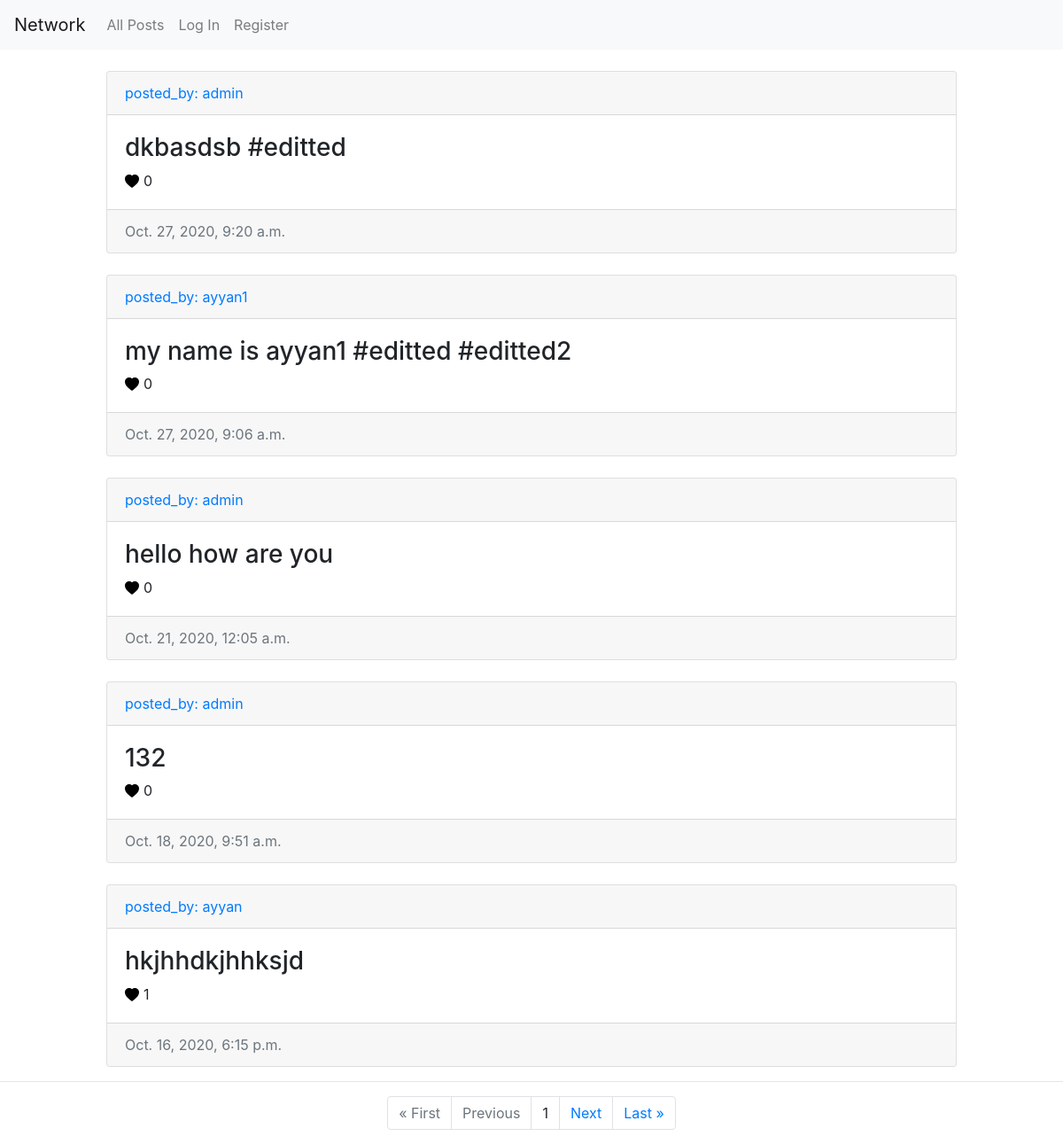
Page /all_posts on the committed database.
### network/models.py (models this page shows, shortened)
class Post(models.Model):
    user = models.ForeignKey(User,on_delete=models.CASCADE,related_name="posted_user")
    text = models.CharField(max_length=1000)
    timestamp = models.DateTimeField(auto_now_add=True)
    likes = models.ManyToManyField(User,related_name="likes",null=True)

class User(AbstractUser):
    pass

### network/views.py (the view)
# urls.py: path('all_posts',views.all_posts,name='all_posts'),
def all_posts(request):
    posts = Post.objects.all().order_by('id').reverse()
    paginator = Paginator(posts, 5)
    page_number = request.GET.get('page')
    page_obj = paginator.get_page(page_number)
    return render(request,"network/all_post.html",{"page_obj":page_obj})

### network/templates/network/all_post.html (shortened to what this page needs)
{% extends "network/layout.html" %}
{% load static %}
{% block body %}
{% if page_obj %}
{% for post in page_obj %}
<div class="card mt-4" style="margin-left:10%; margin-right:10%;">
  <div class="card-header" style="text-align: left;">
    <a href="{% url 'spec_profile' post.user.username %}">posted_by: {{post.user.username}}</a>
  </div>
  <div class="card-body">
    <div class="text_area_{{post.id}}">
      <h3 class="text_{{post.id}}">{{post.text}}</h3>
    </div>
 <div class="svg_icon_{{post.id}}" id={{post.id}} value="{{post.id}}">
    <svg width="1em" height="1em" id={{post.id}} viewBox="0 0 16 16" class="bi bi-heart-fill " fill="{% if request.user in post.likes.all %}
          red
          {% else %}
          black
          {% endif %}" xmlns="http://www.w3.org/2000/svg">
      <path fill-rule="evenodd" d="M8 1.314C12.438-3.248 23.534 4.735 8 15-7.534 4.736 3.562-3.248 8 1.314z" />
    </svg>
    </div>
    <div class="post_likes_count_{{post.id}}">{{post.likes.count}}</div>
  </div>
  <div class="card-footer text-muted " style="text-align: left;">
    {{post.timestamp}}
  </div>
</div>
{% endfor %}
{% else %}
<div class="alert alert-primary" role="alert">
  No Posts Available
</div>
{% endif %}
<hr>
<div class="container">
  <ul class="pagination justify-content-center">
    {% if page_obj.has_previous %}
    <li class="page-item"><a href="?page=1" class="page-link">&laquo; First</a></li>
    <li class="page-item"><a href="?page={{ page_obj.previous_page_number }}" class="page-link">Previous</a></li>
    {% else %}
    <li class="page-item disabled"><a class="page-link">&laquo; First</a></li>
    <li class="page-item disabled"><a class="page-link">Previous</a></li>
    {% endif %}
    {% if page_obj.number %}
    <li class="page-item"><a class="page-link">{{ page_obj.number }}</a></li>
    {% else %}
    <li class="page-item"><a class="page-link">0</a></li>
    {% endif %}
    {% if page_obj.has_next %}
    <li class="page-item"><a href="?page={{ page_obj.next_page_number }}" class="page-link">Next</a></li>
    <li class="page-item"><a href="?page={{ page_obj.paginator.num_pages }}" class="page-link">Last &raquo;</a></li>
    {% else %}
    <li class="page-item disabled"><a class="page-link">Next</a></li>
    <li class="page-item disabled"><a class="page-link">Last &raquo;</a></li>
    {% endif %}
  </ul>
</div>
{% endblock %}

### network/templates/network/layout.html (style rules this page uses)
svg { float:left; margin-top:5px; margin-right:5px; color:red; }

### rows in the picture
Post: user.username "admin", text "dkbasdsb #editted", likes.count "0", timestamp "Oct. 27, 2020, 9:20 a.m."
Post: user.username "ayyan1", text "my name is ayyan1 #editted #editted2", likes.count "0", timestamp "Oct. 27, 2020, 9:06 a.m."
Post: user.username "admin", text "hello how are you", likes.count "0", timestamp "Oct. 21, 2020, 12:05 a.m."
Post: user.username "admin", text "132", likes.count "0", timestamp "Oct. 18, 2020, 9:51 a.m."
Post: user.username "ayyan", text "hkjhhdkjhhksjd", likes.count "1", timestamp "Oct. 16, 2020, 6:15 p.m."

### other values in the picture
{{ page_obj.number }} "1"
